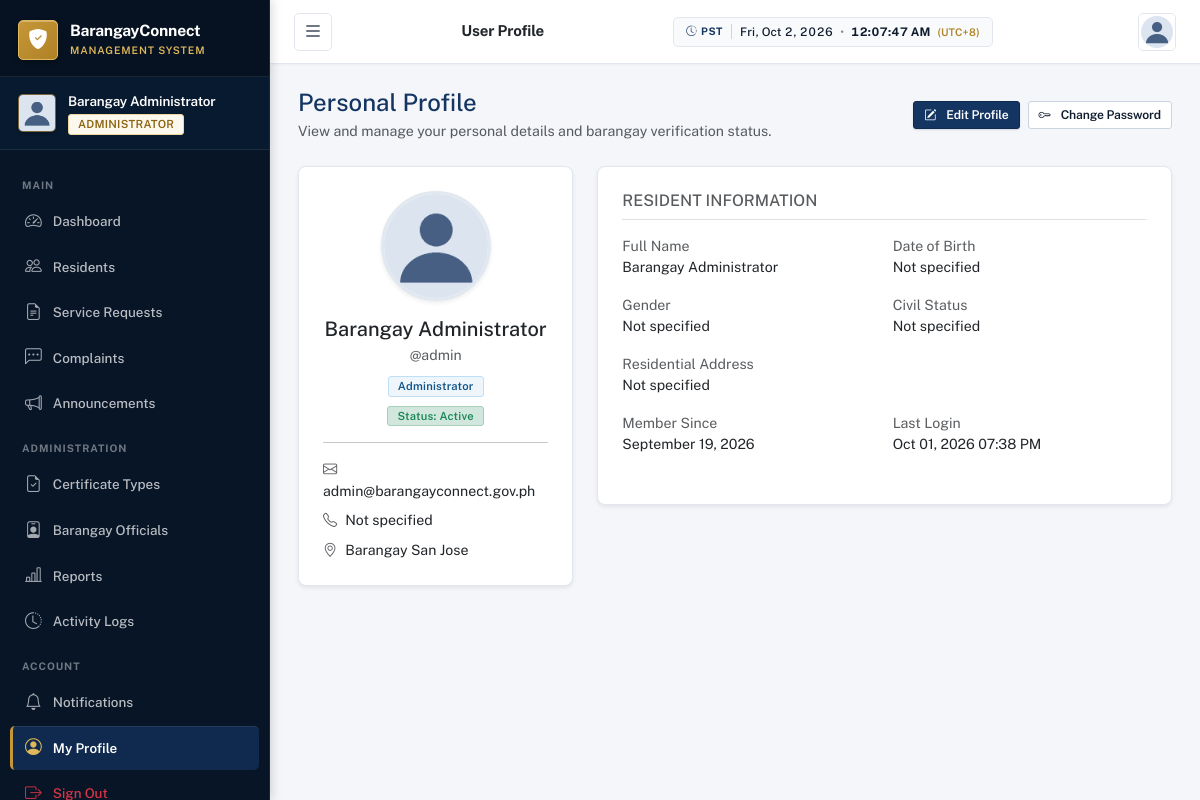
Page /accounts/profile/ (signed in) on the committed database.
### accounts/models.py (models this page shows, shortened)
class CustomUser(AbstractUser):
    ROLE_CHOICES = [
        ('admin', 'Administrator'),
        ('resident', 'Resident'),
    ]
    GENDER_CHOICES = [
        ('male', 'Male'),
        ('female', 'Female'),
        ('other', 'Other'),
    ]
    CIVIL_STATUS_CHOICES = [
        ('single', 'Single'),
        ('married', 'Married'),
        ('widowed', 'Widowed'),
        ('separated', 'Separated'),
        ('divorced', 'Divorced'),
    ]
    ACCOUNT_STATUS_CHOICES = [
        ('pending', 'Pending'),
        ('active', 'Active'),
        ('inactive', 'Inactive'),
        ('rejected', 'Rejected'),
    ]
    role = models.CharField(max_length=10, choices=ROLE_CHOICES, default='resident')
    account_status = models.CharField(max_length=10, choices=ACCOUNT_STATUS_CHOICES, default='pending')
    profile_picture = models.ImageField(upload_to='profile_pictures/', null=True, blank=True)
    phone = models.CharField(max_length=20, blank=True)
    date_of_birth = models.DateField(null=True, blank=True)
    gender = models.CharField(max_length=10, choices=GENDER_CHOICES, blank=True)
    civil_status = models.CharField(max_length=15, choices=CIVIL_STATUS_CHOICES, blank=True)
    address = models.TextField(blank=True)
    barangay = models.CharField(max_length=100, blank=True, default='Barangay San Jose')
    valid_id = models.FileField(upload_to='valid_ids/', null=True, blank=True)
    created_at = models.DateTimeField(auto_now_add=True)
    updated_at = models.DateTimeField(auto_now=True)
    def is_admin(self):
        return self.role == 'admin'
    @property
    def profile_picture_url(self):
        if self.profile_picture:
            return self.profile_picture.url
        return '/static/images/default_avatar.png'

### accounts/views.py (the view)
# urls.py: path('profile/', views.profile_view, name='profile'),
@login_required
def profile_view(request):
    return render(request, 'accounts/profile.html', {'user': request.user})

### notifications/context_processors.py (called while the page is built)
def notifications_processor(request):
    if request.user.is_authenticated:
        unread_count = Notification.objects.filter(recipient=request.user, is_read=False).count()
        recent_notifications = Notification.objects.filter(recipient=request.user).order_by('-created_at')[:5]
        return {
            'unread_notifications_count': unread_count,
            'recent_notifications': recent_notifications,
        }
    return {'unread_notifications_count': 0, 'recent_notifications': []}

### templates/accounts/profile.html (shortened to what this page needs)
<!DOCTYPE html>
<html lang="en">
<head>
    {% load static %}
    <link href="https://cdn.jsdelivr.net/npm/bootstrap@5.3.2/dist/css/bootstrap.min.css" rel="stylesheet">
    <link href="https://cdn.jsdelivr.net/npm/bootstrap-icons@1.11.3/font/bootstrap-icons.min.css" rel="stylesheet">
    <link href="{% static 'css/style.css' %}" rel="stylesheet">
</head>
<body>
    <div class="toast-container position-fixed top-0 end-0 p-3" style="z-index: 1100;">
    </div>
    <nav id="sidebar" class="sidebar">
        <div class="sidebar-header">
            <div class="brand-logo">
                <div class="logo-icon"><i class="bi bi-shield-fill-check"></i></div>
                <div class="brand-text">
                    <span class="brand-name">BarangayConnect</span>
                    <span class="brand-sub">Management System</span>
                </div>
            </div>
        </div>
        <div class="sidebar-user">
            <img src="{{ user.profile_picture_url }}" alt="Profile" class="sidebar-avatar">
            <div class="sidebar-user-info">
                <span class="sidebar-user-name">{{ user.get_full_name|default:user.username }}</span>
                <span class="sidebar-user-role badge {% if user.is_admin %}badge-admin{% else %}badge-resident{% endif %}">
                    {{ user.get_role_display }}
                </span>
            </div>
        </div>
        <div class="sidebar-nav">
            {% if user.is_admin %}
            <div class="nav-section-label">Main</div>
            <a href="{% url 'dashboard:admin_dashboard' %}" class="nav-link"><i class="bi bi-speedometer2"></i><span>Dashboard</span></a>
            <a href="{% url 'accounts:admin_residents_list' %}" class="nav-link"><i class="bi bi-people"></i><span>Residents</span></a>
            <a href="{% url 'certificates:admin_request_list' %}" class="nav-link"><i class="bi bi-file-earmark-text"></i><span>Service Requests</span></a>
            <a href="{% url 'complaints:admin_complaint_list' %}" class="nav-link"><i class="bi bi-chat-left-dots"></i><span>Complaints</span></a>
            <a href="{% url 'announcements:admin_list' %}" class="nav-link"><i class="bi bi-megaphone"></i><span>Announcements</span></a>
            <div class="nav-section-label">Administration</div>
            <a href="{% url 'certificates:admin_type_list' %}" class="nav-link"><i class="bi bi-file-earmark-check"></i><span>Certificate Types</span></a>
            <a href="{% url 'accounts:admin_officials_list' %}" class="nav-link"><i class="bi bi-person-badge"></i><span>Barangay Officials</span></a>
            <a href="{% url 'reports:dashboard' %}" class="nav-link"><i class="bi bi-bar-chart-line"></i><span>Reports</span></a>
            <a href="{% url 'audit:log_list' %}" class="nav-link"><i class="bi bi-clock-history"></i><span>Activity Logs</span></a>
            {% endif %}
            <div class="nav-section-label">Account</div>
            <a href="{% url 'notifications:list' %}" class="nav-link"><i class="bi bi-bell"></i><span>Notifications</span></a>
            <a href="{% url 'accounts:profile' %}" class="nav-link active"><i class="bi bi-person-circle"></i><span>My Profile</span></a>
            <a href="{% url 'accounts:logout' %}" class="nav-link text-danger"><i class="bi bi-box-arrow-right"></i><span>Sign Out</span></a>
        </div>
    </nav>
    <header class="topbar">
        <button class="btn btn-icon sidebar-toggle" id="sidebarToggle" aria-label="Toggle Sidebar">
            <i class="bi bi-list fs-5"></i>
        </button>
        <div class="topbar-title">
            <h6 class="mb-0 fw-600 text-dark">User Profile</h6>
        </div>
        <div class="topbar-actions">
            <div class="dropdown">
                <button class="btn btn-icon" data-bs-toggle="dropdown" aria-expanded="false" aria-label="User menu">
                    <img src="{{ user.profile_picture_url }}" alt="Profile" class="rounded-circle" style="width: 32px; height: 32px; object-fit: cover;">
                </button>
            </div>
        </div>
    </header>
    <main class="main-content">
        <div class="d-flex justify-content-between align-items-center mb-4">
            <div>
                <h4 class="fw-700 mb-1" style="color: var(--primary);">Personal Profile</h4>
                <p class="text-muted fs-sm mb-0">View and manage your personal details and barangay verification status.</p>
            </div>
            <div class="d-flex gap-2">
                <a href="{% url 'accounts:profile_edit' %}" class="btn btn-primary btn-sm">
                    <i class="bi bi-pencil-square me-1"></i>Edit Profile
                </a>
                <a href="{% url 'accounts:change_password' %}" class="btn btn-outline-secondary btn-sm">
                    <i class="bi bi-key me-1"></i>Change Password
                </a>
            </div>
        </div>
        <div class="row g-4">
            <div class="col-lg-4">
                <div class="card border-0 shadow-sm rounded-3 text-center p-4">
                    <div class="mb-3">
                        <img src="{{ user.profile_picture_url }}" alt="{{ user.get_full_name }}" class="rounded-circle shadow-sm" style="width: 110px; height: 110px; object-fit: cover; border: 3px solid #e2e8f0;">
                    </div>
                    <h5 class="fw-700 mb-1 text-dark">{{ user.get_full_name|default:user.username }}</h5>
                    <p class="text-muted fs-xs mb-2">@{{ user.username }}</p>
                    <div>
                        <span class="badge {% if user.is_admin %}bg-primary{% else %}bg-success{% endif %} fs-xs mb-2">
                            {{ user.get_role_display }}
                        </span>
                    </div>
                    <div>
                        <span class="badge bg-{% if user.account_status == 'active' %}success-subtle text-success border border-success-subtle{% elif user.account_status == 'pending' %}warning-subtle text-warning border border-warning-subtle{% else %}danger-subtle text-danger border border-danger-subtle{% endif %} fs-xs">
                            Status: {{ user.get_account_status_display }}
                        </span>
                    </div>
                    <hr class="my-3">
                    <div class="text-start fs-sm">
                        <div class="mb-2"><i class="bi bi-envelope text-muted me-2"></i>{{ user.email|default:"Not specified" }}</div>
                        <div class="mb-2"><i class="bi bi-telephone text-muted me-2"></i>{{ user.phone|default:"Not specified" }}</div>
                        <div class="mb-0"><i class="bi bi-geo-alt text-muted me-2"></i>{{ user.barangay|default:"Barangay Hall" }}</div>
                    </div>
                </div>
            </div>
            <div class="col-lg-8">
                <div class="card border-0 shadow-sm rounded-3 p-4">
                    <h6 class="fw-700 text-uppercase text-muted fs-xs border-bottom pb-2 mb-3">Resident Information</h6>
                    <div class="row g-3 mb-4 fs-sm">
                        <div class="col-sm-6">
                            <span class="text-muted d-block fs-xs">Full Name</span>
                            <span class="fw-600">{{ user.first_name }} {{ user.last_name }}</span>
                        </div>
                        <div class="col-sm-6">
                            <span class="text-muted d-block fs-xs">Date of Birth</span>
                            <span class="fw-600">{{ user.date_of_birth|default:"Not specified" }}</span>
                        </div>
                        <div class="col-sm-6">
                            <span class="text-muted d-block fs-xs">Gender</span>
                            <span class="fw-600">{{ user.get_gender_display|default:"Not specified" }}</span>
                        </div>
                        <div class="col-sm-6">
                            <span class="text-muted d-block fs-xs">Civil Status</span>
                            <span class="fw-600">{{ user.get_civil_status_display|default:"Not specified" }}</span>
                        </div>
                        <div class="col-12">
                            <span class="text-muted d-block fs-xs">Residential Address</span>
                            <span class="fw-600">{{ user.address|default:"Not specified" }}</span>
                        </div>
                        <div class="col-sm-6">
                            <span class="text-muted d-block fs-xs">Member Since</span>
                            <span class="fw-600">{{ user.created_at|date:"F d, Y" }}</span>
                        </div>
                        <div class="col-sm-6">
                            <span class="text-muted d-block fs-xs">Last Login</span>
                            <span class="fw-600">{{ user.last_login|date:"M d, Y h:i A"|default:"Never" }}</span>
                        </div>
                    </div>
                </div>
            </div>
        </div>
    </main>
</body>
</html>

### rows in the picture
CustomUser: get_full_name "Barangay Administrator", role "ADMINISTRATOR", username "admin", role "Administrator", account_status "Active", email "admin@barangayconnect.gov.ph", phone "Not specified", barangay "Barangay San Jose", first_name "Barangay", last_name "Administrator", date_of_birth "Not specified", gender "Not specified", civil_status "Not specified", address "Not specified", created_at "September 19, 2026", last_login "Oct 01, 2026 07:38 PM"
